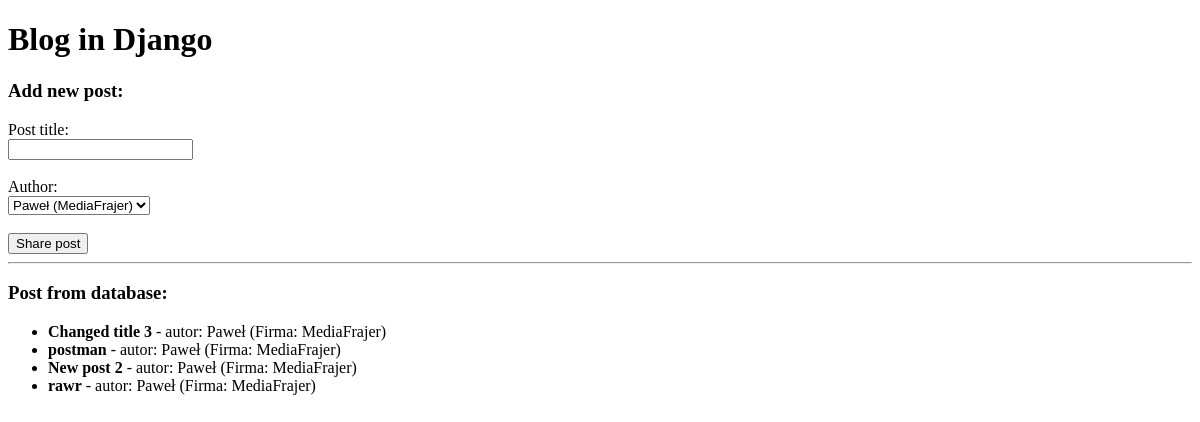
The page /blog/ on the database as committed earlier.
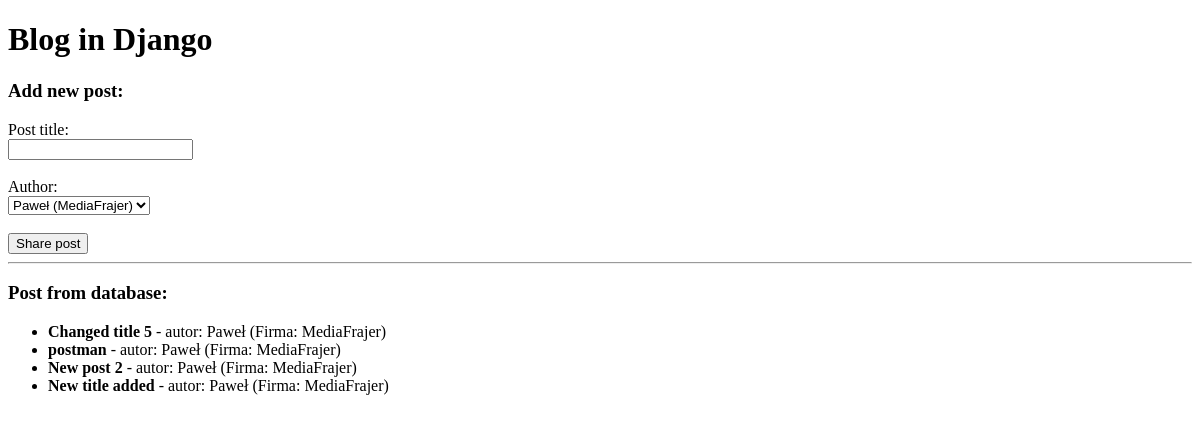
The same page on the database as committed later.
### blog/models.py (models this page shows, shortened)
class Post(models.Model):
    title = models.CharField(max_length=200)
    user = models.ForeignKey(BlogUser, on_delete=models.CASCADE)

class BlogUser(models.Model):
    name = models.CharField(max_length=100)
    company = models.CharField(max_length=100)

### blog/views.py (the view)
# urls.py: path('', views.index, name='index'),
def index(request):
    if request.method == 'POST':
        input_title = request.POST.get('title')
        input_user_id = request.POST.get('user_id')
        author = BlogUser.objects.get(id=input_user_id)
        Post.objects.create(title=input_title, user=author)
        return redirect('index')
    all_posts = Post.objects.all()
    all_users = BlogUser.objects.all()
    context = {
        'posts': all_posts,
        'users': all_users
    }
    return render(request, 'blog/index.html', context)

### blog/templates/blog/index.html (shortened to what this page needs)
<!doctype html>
<html lang="pl">
  <head>
  </head>
  <body>
    <h1>Blog in Django</h1>
    <h3>Add new post:</h3>
    <form method="POST">
      {% csrf_token %} <label for="title">Post title:</label><br />
      <input type="text" id="title" name="title" required /><br /><br />
      <label for="user_id">Author:</label><br />
      <select id="user_id" name="user_id">
        {% for user in users %}
        <option value="{{ user.id }}">
          {{ user.name }} ({{ user.company }})
        </option>
        {% endfor %}</select
      ><br /><br />
      <button type="submit">Share post</button>
    </form>
    <hr />
    <h3>Post from database:</h3>
    <ul>
      {% for post in posts %}
      <li>
        <strong>{{ post.title }}</strong>
        - autor: {{ post.user.name }} (Firma: {{ post.user.company }})
      </li>
      {% empty %}
      <li>No posts in database.</li>
      {% endfor %}
    </ul>
  </body>
</html>

Rows that differ between the two databases and show on the page:
removed Post: title "rawr", user.name "Paweł", user.company "MediaFrajer"
changed Post: title "Changed title 3" → "Changed title 5"
added Post: title "New title added", user.name "Paweł", user.company "MediaFrajer"
